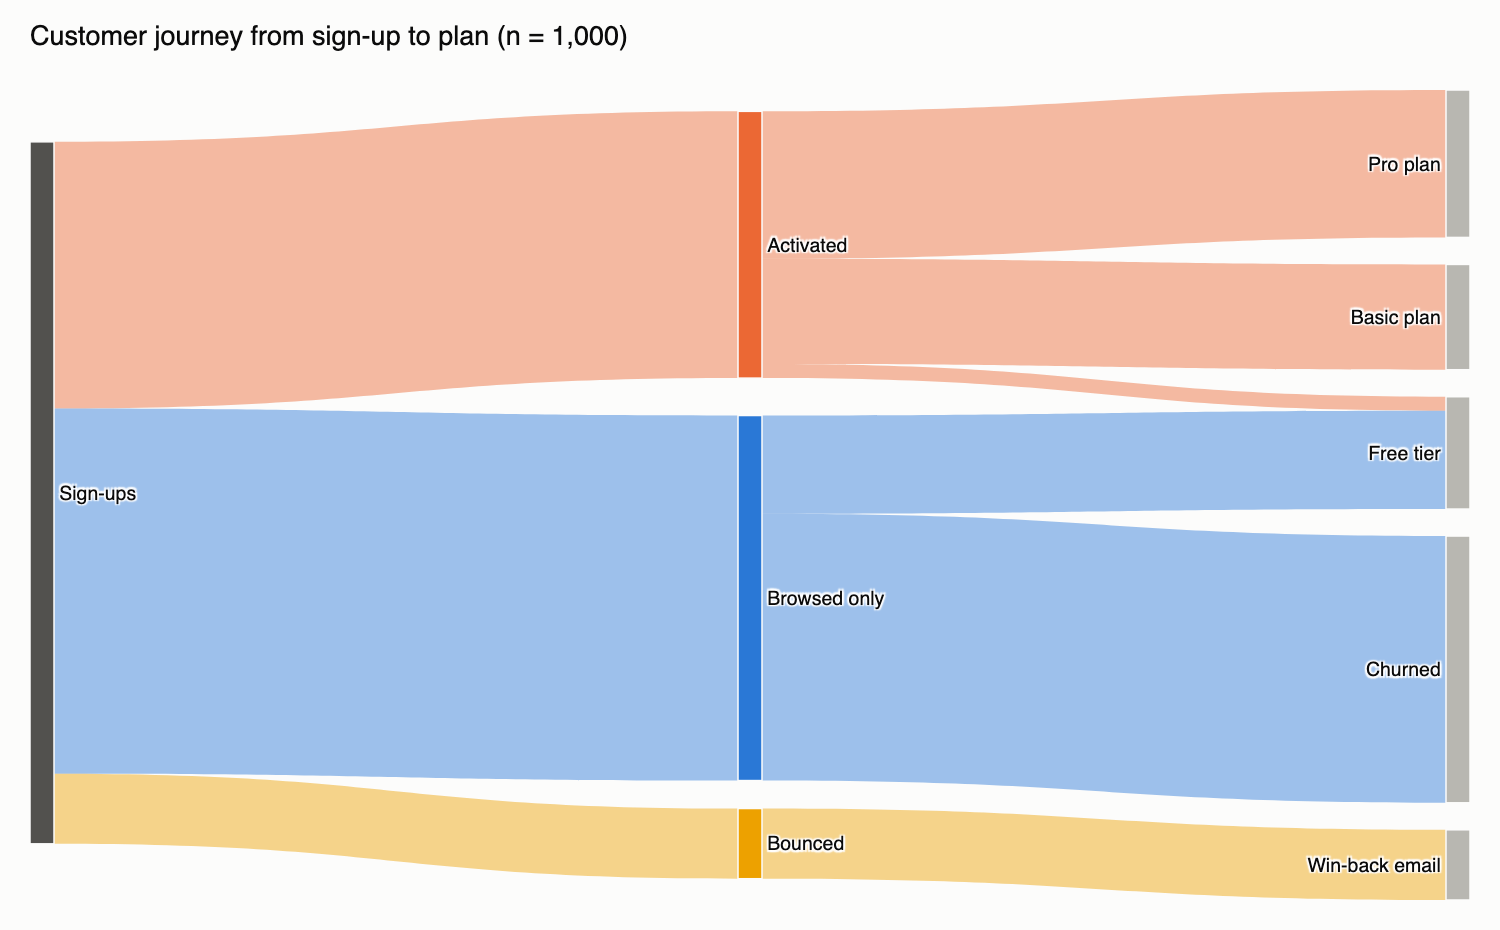

Write Python code to recreate this figure.
"""
Sankey Diagram  -  family: Flow

DESIGN PURPOSE
Nodes joined by bands whose width is proportional to the quantity flowing
between them. It shows where a quantity comes from, where it goes, and where
it is lost or split, and the total is conserved along the way.

WHEN TO USE
  - Show energy, money, or material flowing through a system
  - Show how a population moves through stages (lead → trial → paid plan)
  - Show the main paths and losses in a multi-step process

AVOID WHEN
  - Flows form cycles or have many back-links (use a chord diagram or network)
  - There are too many nodes, giving a 'spaghetti' tangle (aggregate first)
  - Only one stage transition with one source (use a bar chart)

ALTERNATIVES
  - Alluvial diagram
  - Funnel chart
  - Chord diagram

EXAMPLE
Customer journey: 1,000 new sign-ups → first-week engagement → plan after 30
days.

Run:  python sankey.py
"""
import sys
from pathlib import Path

import numpy as np
import pandas as pd
import plotly.express as px
import plotly.graph_objects as go
import plotly.io as pio

PALETTE = ["#2a78d6", "#eb6834", "#1baf7a", "#eda100",
           "#e87ba4", "#008300", "#6250d6", "#e34948"]
pio.templates["vizlib"] = go.layout.Template(layout=dict(
    colorway=PALETTE, font=dict(family="Helvetica, Arial, sans-serif", size=13, color="#0b0b0b"),
    paper_bgcolor="#fcfcfb", plot_bgcolor="#fcfcfb", title=dict(x=0.02, xanchor="left"),
    xaxis=dict(gridcolor="#e6e5e1", linecolor="#c9c8c3", zeroline=False),
    yaxis=dict(gridcolor="#e6e5e1", linecolor="#c9c8c3", zeroline=False),
))
pio.templates.default = "plotly_white+vizlib"

# --- Example data ------------------------------------------------------------
nodes = ["Sign-ups", "Activated", "Browsed only", "Bounced",
         "Pro plan", "Basic plan", "Free tier", "Churned", "Win-back email"]
links = pd.DataFrame([
    ("Sign-ups", "Activated", 380), ("Sign-ups", "Browsed only", 520), ("Sign-ups", "Bounced", 100),
    ("Activated", "Pro plan", 210), ("Activated", "Basic plan", 150), ("Activated", "Free tier", 20),
    ("Browsed only", "Free tier", 140), ("Browsed only", "Churned", 380),
    ("Bounced", "Win-back email", 100),
], columns=["source", "target", "users"])
links

# --- Plot --------------------------------------------------------------------
idx = {n: i for i, n in enumerate(nodes)}
node_colors = ["#52514e", PALETTE[1], PALETTE[0], PALETTE[3],
               "#b8b7b1", "#b8b7b1", "#b8b7b1", "#b8b7b1", "#b8b7b1"]
def rgba(hex_, a):
    h = hex_.lstrip("#")
    return f"rgba({int(h[0:2], 16)},{int(h[2:4], 16)},{int(h[4:6], 16)},{a})"
link_colors = [rgba(node_colors[idx[t]] if s == "Sign-ups" else node_colors[idx[s]], 0.45)
               for s, t in zip(links["source"], links["target"])]
fig = go.Figure(go.Sankey(
    node=dict(label=nodes, color=node_colors, pad=18, thickness=16,
              line=dict(color="#fcfcfb", width=1)),
    link=dict(source=links["source"].map(idx), target=links["target"].map(idx),
              value=links["users"], color=link_colors),
))
fig.update_layout(title="Customer journey from sign-up to plan (n = 1,000)",
                  width=900, height=520, margin=dict(t=60, l=20, r=20, b=20))

# --- Save / show -------------------------------------------------------------
out = Path(__file__).with_name(Path(__file__).stem + ".html")
fig.write_html(out, include_plotlyjs="cdn")
try:  # static preview; needs kaleido + a local Chrome
    fig.write_image(out.with_suffix(".png"), width=1000, height=620, scale=1.5)
except Exception:
    pass
print(f"saved {out}")
if "--no-show" not in sys.argv:
    fig.show()
